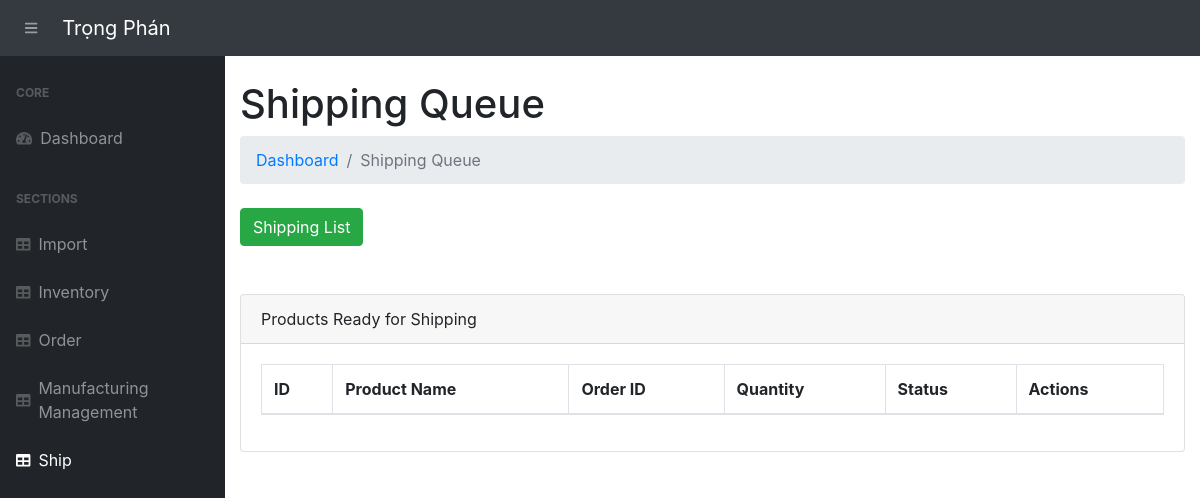
Page /shipping-queue/ on the earlier database version.
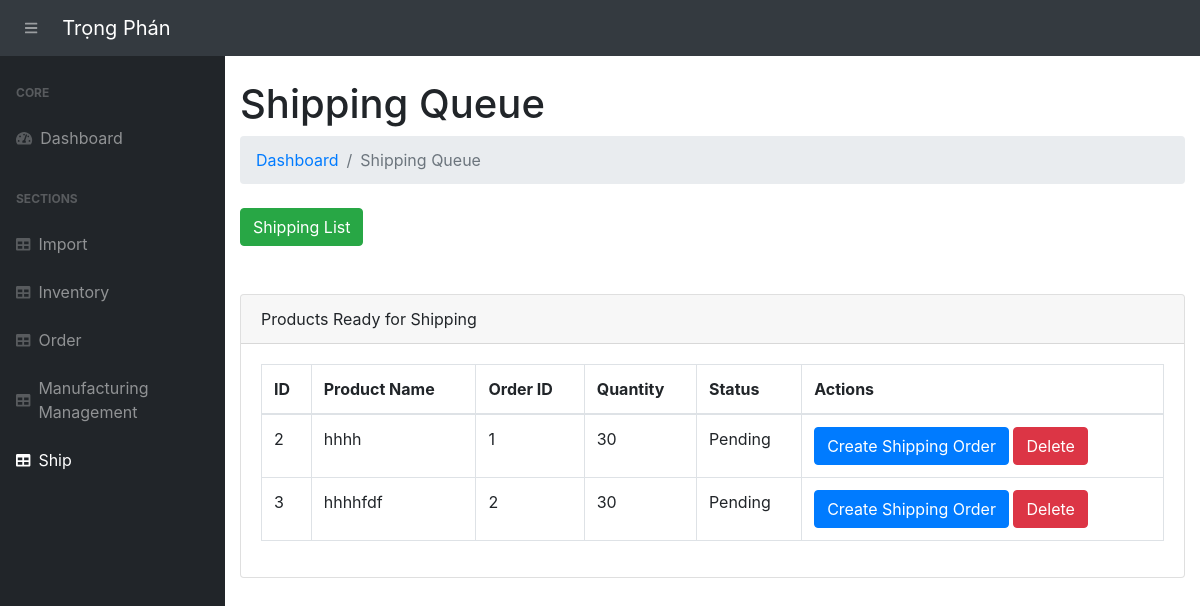
Same page on the later database version.
### app.py (models this page shows, shortened)
class ShippingQueue(db.Model):
    __tablename__ = 'shipping_queue'
    shipping_queue_id = db.Column(db.Integer, primary_key=True)
    order_id = db.Column(db.Integer, db.ForeignKey('orders.order_id'))
    batch_id = db.Column(db.Integer, db.ForeignKey('product_batches.batch_id'))
    product_name = db.Column(db.String(255), nullable=False)
    quantity = db.Column(db.Integer, nullable=False)
    status = db.Column(db.String(50), default='Pending')  # Trạng thái mặc định là "Pending"
    order_detail = db.relationship('Order', backref='shipping_queue')
    product_batch = db.relationship('ProductBatch', backref='shipping_queue')

### app.py (the view)
@app.route('/shipping-queue/', methods=["GET"])
def shipping_queue_list():
    shipping_queue_items = ShippingQueue.query.filter_by(status="Pending").all()
    return render_template('shipping_queue.html', shipping_queue_items=shipping_queue_items)

### templates/shipping_queue.html (shortened to what this page needs)
{% extends 'base.html' %}
{% block content %}
<main>
    <div class="container-fluid">
        <h1 class="mt-4">Shipping Queue</h1>
        <ol class="breadcrumb mb-4">
            <li class="breadcrumb-item"><a href="/">Dashboard</a></li>
            <li class="breadcrumb-item active">Shipping Queue</li>
        </ol>
        <a href="/shipping-list/" class="btn btn-success">Shipping List</a>
        <br><br><br>
        <div class="card mb-4">
            <div class="card-header">Products Ready for Shipping</div>
            <div class="card-body">
                <table class="table table-bordered" id="dataTable" width="100%" cellspacing="0">
                    <thead>
                        <tr>
                            <th>ID</th>
                            <th>Product Name</th>
                            <th>Order ID</th>
                            <th>Quantity</th>
                            <th>Status</th>
                            <th>Actions</th>
                        </tr>
                    </thead>
                    <tbody>
                        {% for item in shipping_queue_items %}
                            <tr>
                                <td>{{ item.batch_id }}</td>
                                <td>{{ item.product_name }}</td>
                                <td>{{ item.order_id }}</td>
                                <td>{{ item.quantity }}</td>
                                <td>{{ item.status }}</td>
                                <td>
                                    <a href="{{ url_for('create_shipping_order', order_id=item.order_id) }}" class="btn btn-primary">Create Shipping Order</a>
                                    <form action="{{ url_for('delete_shipping_queue', shipping_queue_id=item.shipping_queue_id) }}" method="POST" style="display:inline;">
                                        <button type="submit" class="btn btn-danger" onclick="return confirm('Are you sure you want to delete this item from the shipping queue?')">Delete</button>
                                    </form>
                                </td>
                            </tr>
                        {% endfor %}
                    </tbody>
                </table>
            </div>
        </div>
    </div>
</main>
{% endblock %}

Differences in the rows shown:
added ShippingQueue: batch_id "2", product_name "hhhh", order_id "1", quantity "30", status "Pending"
added ShippingQueue: batch_id "3", product_name "hhhhfdf", order_id "2", quantity "30", status "Pending"
